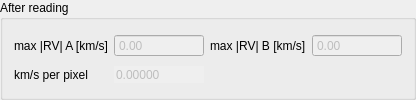
               <widget class="QGroupBox" name="grpRead">
                <property name="title">
                 <string>After reading</string>
                </property>
                <layout class="QGridLayout" name="grdRead">
                 <item row="0" column="0">
                  <widget class="QLabel" name="lbl_17">
                   <property name="text">
                    <string>max |RV| A [km/s]</string>
                   </property>
                  </widget>
                 </item>
                 <item row="0" column="1">
                  <widget class="QDoubleSpinBox" name="doubleSpinBox">
                   <property name="enabled">
                    <bool>false</bool>
                   </property>
                   <property name="minimumSize">
                    <size>
                     <width>90</width>
                     <height>0</height>
                    </size>
                   </property>
                   <property name="maximumSize">
                    <size>
                     <width>90</width>
                     <height>16777215</height>
                    </size>
                   </property>
                   <property name="readOnly">
                    <bool>true</bool>
                   </property>
                   <property name="buttonSymbols">
                    <enum>QAbstractSpinBox::ButtonSymbols::NoButtons</enum>
                   </property>
                   <property name="minimum">
                    <double>-999.000000000000000</double>
                   </property>
                   <property name="maximum">
                    <double>999.000000000000000</double>
                   </property>
                  </widget>
                 </item>
                 <item row="0" column="2">
                  <widget class="QLabel" name="lbl_18">
                   <property name="text">
                    <string>max |RV| B [km/s]</string>
                   </property>
                  </widget>
                 </item>
                 <item row="0" column="3">
                  <widget class="QDoubleSpinBox" name="doubleSpinBox_2">
                   <property name="enabled">
                    <bool>false</bool>
                   </property>
                   <property name="minimumSize">
                    <size>
                     <width>90</width>
                     <height>0</height>
                    </size>
                   </property>
                   <property name="maximumSize">
                    <size>
                     <width>90</width>
                     <height>16777215</height>
                    </size>
                   </property>
                   <property name="readOnly">
                    <bool>true</bool>
                   </property>
                   <property name="buttonSymbols">
                    <enum>QAbstractSpinBox::ButtonSymbols::NoButtons</enum>
                   </property>
                   <property name="minimum">
                    <double>-999.000000000000000</double>
                   </property>
                   <property name="maximum">
                    <double>999.990000000000009</double>
                   </property>
                  </widget>
                 </item>
                 <item row="1" column="0">
                  <widget class="QLabel" name="lbl_19">
                   <property name="text">
                    <string>km/s per pixel</string>
                   </property>
                  </widget>
                 </item>
                 <item row="1" column="1">
                  <widget class="QDoubleSpinBox" name="doubleSpinBox_3">
                   <property name="enabled">
                    <bool>false</bool>
                   </property>
                   <property name="minimumSize">
                    <size>
                     <width>90</width>
                     <height>0</height>
                    </size>
                   </property>
                   <property name="maximumSize">
                    <size>
                     <width>90</width>
                     <height>16777215</height>
                    </size>
                   </property>
                   <property name="frame">
                    <bool>false</bool>
                   </property>
                   <property name="readOnly">
                    <bool>true</bool>
                   </property>
                   <property name="buttonSymbols">
                    <enum>QAbstractSpinBox::ButtonSymbols::NoButtons</enum>
                   </property>
                   <property name="decimals">
                    <number>5</number>
                   </property>
                   <property name="singleStep">
                    <double>0.050000000000000</double>
                   </property>
                  </widget>
                 </item>
                </layout>
               </widget>
